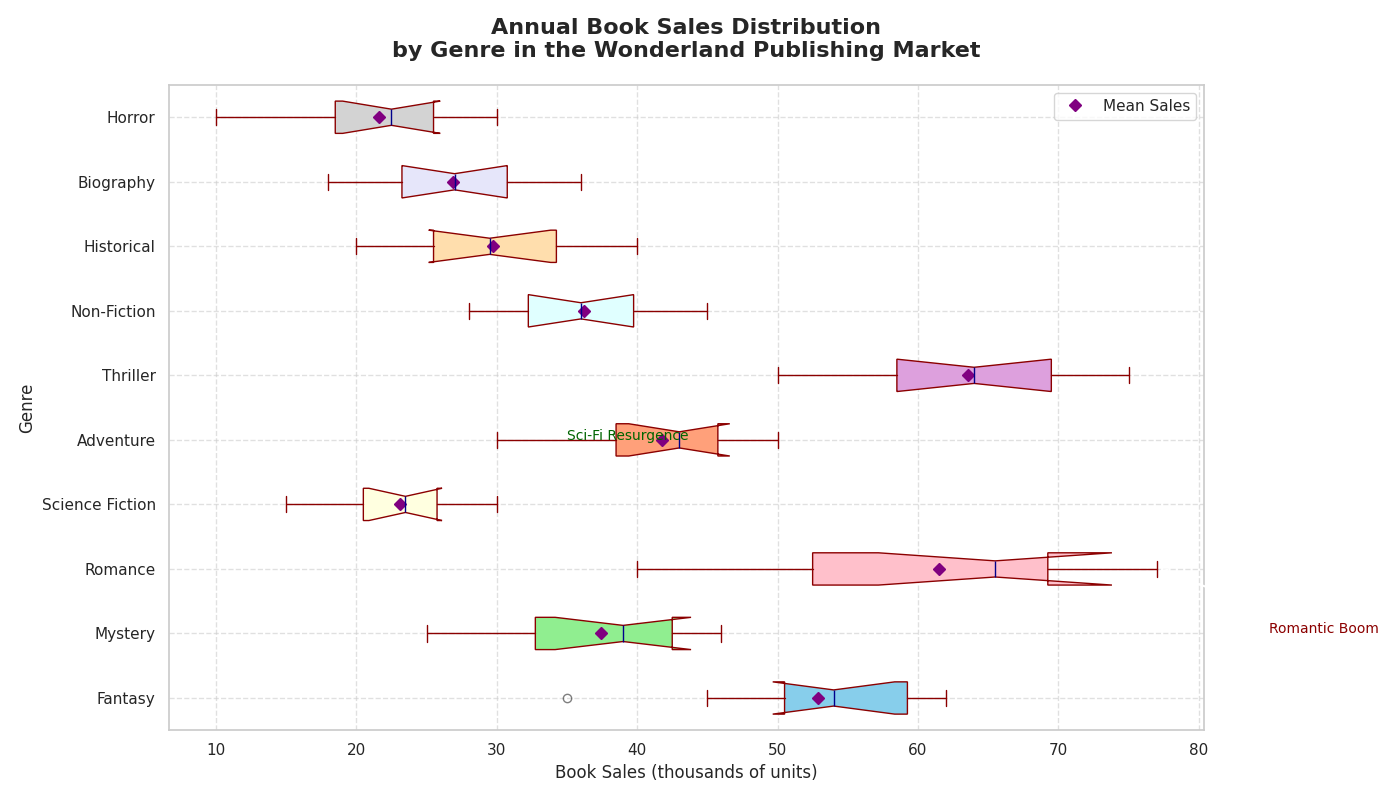

Generate this figure with Python:
import matplotlib.pyplot as plt
import numpy as np

genres = ['Fantasy', 'Mystery', 'Romance', 'Science Fiction', 'Adventure', 
          'Thriller', 'Non-Fiction', 'Historical', 'Biography', 'Horror']

sales_data = [
    [35, 45, 50, 60, 55, 52, 53, 57, 60, 62],
    [25, 30, 35, 32, 40, 38, 41, 43, 44, 46],
    [40, 45, 50, 60, 65, 67, 66, 70, 75, 77],
    [15, 18, 20, 25, 22, 23, 24, 26, 28, 30],
    [30, 35, 40, 38, 42, 44, 46, 45, 48, 50],
    [50, 55, 60, 58, 63, 65, 68, 70, 72, 75],
    [28, 32, 30, 33, 37, 35, 39, 40, 43, 45],
    [20, 22, 25, 27, 29, 30, 32, 35, 37, 40],
    [18, 20, 23, 24, 26, 28, 30, 31, 33, 36],
    [10, 15, 18, 20, 22, 23, 24, 26, 28, 30]
]

fig, ax = plt.subplots(figsize=(14, 8))

# Plot a horizontal box plot
boxes = ax.boxplot(sales_data, patch_artist=True, notch=True, vert=False,
                   boxprops=dict(facecolor='lightcoral', color='darkred'),
                   capprops=dict(color='darkred'),
                   whiskerprops=dict(color='darkred'),
                   flierprops=dict(marker='o', color='darkorange', alpha=0.5),
                   medianprops=dict(color='darkblue'),
                   positions=range(1, len(genres) + 1))

ax.set_title('Annual Book Sales Distribution\nby Genre in the Wonderland Publishing Market', 
             fontsize=16, fontweight='bold', pad=20)
ax.set_xlabel('Book Sales (thousands of units)', fontsize=12)
ax.set_ylabel('Genre', fontsize=12)

# Customizing Y-axis
ax.set_yticks(range(1, len(genres) + 1))
ax.set_yticklabels(genres)

# Annotations
ax.annotate('Romantic Boom', xy=(77, 3), xytext=(85, 2),
            arrowprops=dict(facecolor='grey', arrowstyle='->', lw=1.5), fontsize=10, color='darkred')

ax.annotate('Sci-Fi Resurgence', xy=(30, 4), xytext=(35, 5),
            arrowprops=dict(facecolor='grey', arrowstyle='->', lw=1.5), fontsize=10, color='darkgreen')

colors = ['skyblue', 'lightgreen', 'pink', 'lightyellow', 'lightsalmon', 
          'plum', 'lightcyan', 'navajowhite', 'lavender', 'lightgrey']
for patch, color in zip(boxes['boxes'], colors):
    patch.set_facecolor(color)

ax.grid(True, linestyle='--', alpha=0.6)

# Display mean as a point
means = [np.mean(sales) for sales in sales_data]
ax.plot(means, range(1, len(genres) + 1), 'D', color='purple', label='Mean Sales')

ax.legend(loc='upper right')

plt.tight_layout()
plt.show()
